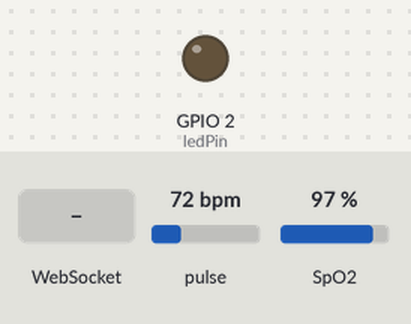
The sketch below on a simulated ESP32. Shown: output pins drawn as LEDs (lit = HIGH). The inputs (shaded band) are chosen by the test bench; at power-on: pulse 72 bpm, SpO2 97 %. WiFi joins after 1.5 s; servers stay silent unless stated; what the sketch prints to the serial monitor is not drawn.

Above: at 3.2 s.
3.3 s: WebSocket text "ON" received
At 4.5 s:
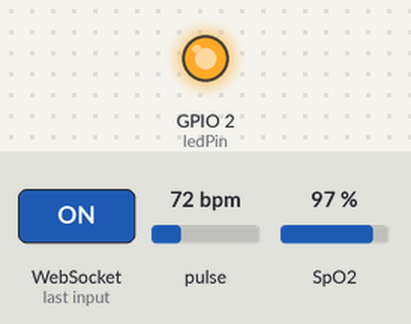
4.8 s: WebSocket text "OFF" received
At 5.7 s:
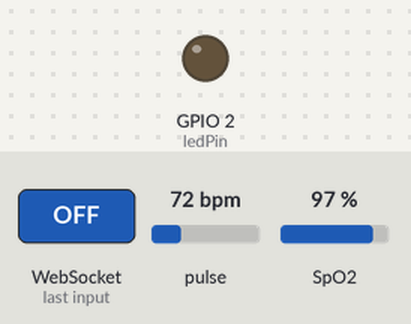
Timing chart, 0 to 7.8 s (numbered marks = the images above; inputs shaded):
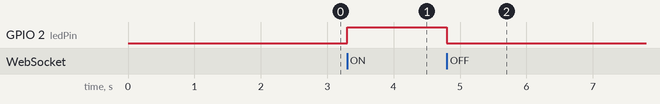

The sketch:

DoNhipTim_HTTP.ino
```cpp
#include <WiFi.h>
#include <WebServer.h>
#include <WebSocketsServer.h>
#include <Wire.h>
#include "MAX30105.h"
#include "spo2_algorithm.h"

MAX30105 particleSensor;

WebServer webServer(80);
WebSocketsServer webSocket(81);

const char* ssid = "Thanh";
const char* password = "12345678";

#define ledPin 2
unsigned long lastTime = 0;
bool measuring = false;   // bật-tắt đo

#define BUFFER_SIZE 100
uint32_t irBuffer[BUFFER_SIZE];
uint32_t redBuffer[BUFFER_SIZE];
int32_t spo2;
int8_t validSpO2;
int32_t heartRate;
int8_t validHeartRate;

//giao diện web
const char html[] PROGMEM = R"rawliteral(
<!DOCTYPE html>
<html>
<head>
  <meta charset="utf-8">
  <title>ESP32 Heart & SpO2</title>
  <style>
    body { font-family: Arial, sans-serif; text-align: center; background: #f0f4f8; margin: 0; padding: 20px; }
    h1 { color: #1e3a8a; margin-bottom: 20px; }
    .card { display: inline-block; background: white; padding: 20px; border-radius: 15px;
            box-shadow: 0px 4px 10px rgba(0,0,0,0.1); margin-bottom: 20px; min-width: 250px; }
    .label { font-size: 20px; color: #333; }
    .value { font-size: 28px; font-weight: bold; color: #2563eb; }
    .btn-container { margin-top: 15px; }
    button { width: 100px; height: 40px; margin: 10px; border: none; border-radius: 10px;
             font-size: 18px; font-weight: bold; color: white; cursor: pointer; transition: 0.3s; }
    .on { background-color: #16a34a; }
    .off { background-color: #dc2626; }
    button:hover { opacity: 0.8; }
  </style>
</head>
<body>
  <h1>ESP32 Heart Rate & SpO2 Monitor</h1>

  <div class="card">
    <div class="label">❤️ Heart Rate</div>
    <div class="value" id="hr">--</div> BPM
  </div>

  <div class="card">
    <div class="label">🩸 SpO2</div>
    <div class="value" id="spo2">--</div> %
  </div>

  <div class="card">
    <div class="label">💡 Measurement Control</div>
    <div class="btn-container">
      <button class="on" onclick="send('ON')">ON</button>
      <button class="off" onclick="send('OFF')">OFF</button>
    </div>
  </div>

  <script>
    var Socket;
    window.onload = function(){
      Socket = new WebSocket('ws://' + window.location.hostname + ':81');
      Socket.onmessage = function(event){
        let data = JSON.parse(event.data);
        document.getElementById("hr").innerHTML = data.hr;
        document.getElementById("spo2").innerHTML = data.spo2;
      }
    }
    function send(cmd){ Socket.send(cmd); }
  </script>
</body>
</html>
)rawliteral";

// WebSocket
void webSocketEvent(uint8_t num, WStype_t type, uint8_t * payload, size_t length){
  if(type == WStype_TEXT){
    String cmd = String((char*)payload);
    if(cmd == "ON"){
      measuring = true;
      digitalWrite(ledPin, HIGH);
      Serial.println("Đang bật đo...");
    }
    else if(cmd == "OFF"){
      measuring = false;
      digitalWrite(ledPin, LOW);
      Serial.println("Đã tắt đo.");
    }
  }
}

void setup() {
  Serial.begin(115200);
  pinMode(ledPin, OUTPUT);

  // Kết nối WiFi
  WiFi.begin(ssid, password);
  Serial.print("Connecting to WiFi");
  while (WiFi.status() != WL_CONNECTED) {
    delay(1000);
    Serial.print(".");
  }
  Serial.println("\nConnected to WiFi!");
  Serial.println("IP Address: " + WiFi.localIP().toString());

  //  web server
  webServer.on("/", []{ webServer.send(200, "text/html", html); });
  webServer.begin();

  // websocket
  webSocket.begin();
  webSocket.onEvent(webSocketEvent);

  //  MAX30102
  if (!particleSensor.begin(Wire, I2C_SPEED_STANDARD)) {
    Serial.println("MAX30102 not found. Check wiring!");
    while (1);
  }
  particleSensor.setup();
  particleSensor.setPulseAmplitudeRed(0x0A);
  particleSensor.setPulseAmplitudeGreen(0);
}

void loop() {
  webServer.handleClient();
  webSocket.loop();

  // Nếu đang bật đo thì lấy dữ liệu
  if (measuring && millis() - lastTime >= 1000) {
    for (byte i = 0; i < BUFFER_SIZE; i++) {
      while (!particleSensor.available()) {
        particleSensor.check();
      }
      redBuffer[i] = particleSensor.getRed();
      irBuffer[i] = particleSensor.getIR();
      particleSensor.nextSample();
    }

    maxim_heart_rate_and_oxygen_saturation(
      irBuffer, BUFFER_SIZE, redBuffer,
      &spo2, &validSpO2, &heartRate, &validHeartRate
    );

    int hrVal = validHeartRate ? heartRate : 0;
    int spo2Val = validSpO2 ? spo2 : 0;

    String json = "{\"hr\":" + String(hrVal) + ",\"spo2\":" + String(spo2Val) + "}";
    webSocket.broadcastTXT(json);

    Serial.println(json);
    lastTime = millis();
  }
}
  
```

Measured:
- after the input at 3.3 s, GPIO 2 (ledPin): LOW → HIGH at once
- after the input at 4.8 s, GPIO 2 (ledPin): HIGH → LOW at once
